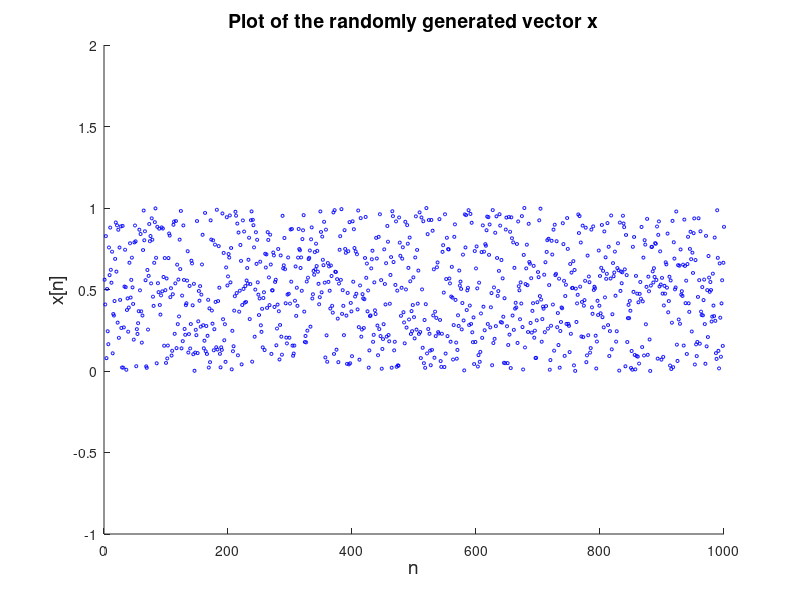
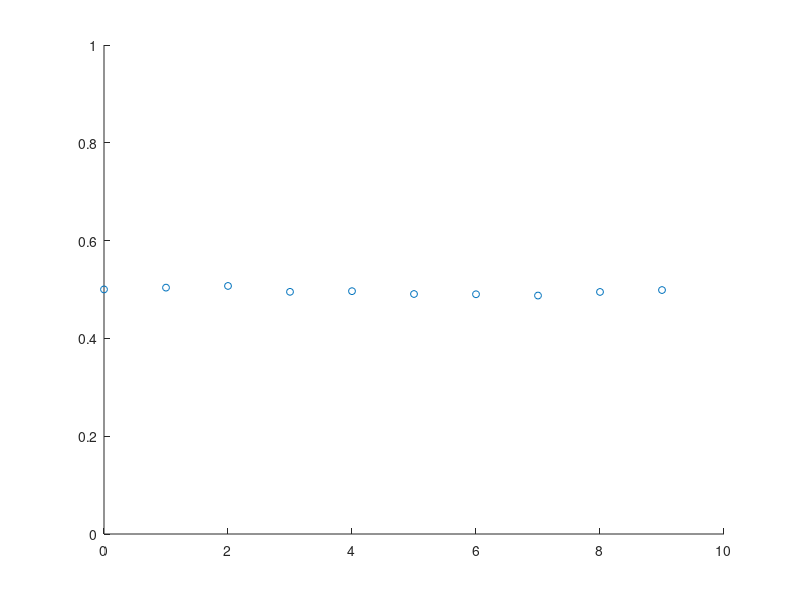

Reproduce these figures in MATLAB, in order. (Note: this script raises an error after producing the figures.)
%% Assignment 1: Exercise 1.1.1, 1.1.2, 1.1.3 and 1.1.4
figure(1)
temp1 = [1:1:1000]; % create a vector of discrete time
vector = rand(1000,1); %vector of random numbers from 0 to 1
scatter(temp1, vector,5, 'b');
ylim([-1,2])
ylabel('x[n]','FontSize',14)
xlabel('n','FontSize',14)
title('Plot of the randomly generated vector x','FontSize',14)

% 1.1.1 and 1.1.2
M = mean(vector); % we calculate the sample mean of the random sample
S = std(vector);% we compute the sample standard deviation

% 1.1.3
temp = [0:1:9];
m1 = zeros(1,10);
s1 = zeros(1,10);



for i = 1:10 % for loop for the 10 realisations of a random process
    v = rand(1000,1);
    m1(i) = mean(v);
    s1(i) = std(v);
    
   
end
figure (2) % plot of the estimate of the mean
scatter(temp, m1, 25);
ylim([0,1])
hold on
y1 = 0.5; % theoretical mean
yline(y1,'m')
title('sample mean','FontSize',14)
ylabel('sample mean','FontSize',14)
xlabel('sample realizations','FontSize',14)
legend('estimated mean','theoretical mean','FontSize',14)

figure(3) % plot of the estimated standard deviation
y2 = 0.2887; % theoretical standard deviation
scatter(temp, s1, 25);
ylim([0,1])
hold on
yline(y2,'m')
title('sample standard deviation','FontSize',14)
ylabel('sample standard deviation','FontSize',14)
xlabel('sample realizations','FontSize',14)
legend('estimated standard deviation','theoretical standard deviation','FontSize',14)

% 1.1.4  
   
figure(4)   
[f, x] = hist(rand(10000, 1), 20); % Create histogram from a normal distribution.
pd1 = makedist('Uniform');                     
dx = diff(x(1:2));
bar(x, f / sum(f * dx),'HandleVisibility','off'); hold on
ylim([0,1.5])
xlim([-1,2])
x = -3:.01:3;
pdf1 = pdf(pd1,x); % theoretical pdf
plot(x,pdf1,'r','LineWidth',2);
grid on
title('Normalized histogram for bins = 10','FontSize',14)
xlabel('x','FontSize',14)
ylabel('P(x)','FontSize',14)
legend('theoretical PDF','FontSize',14)





